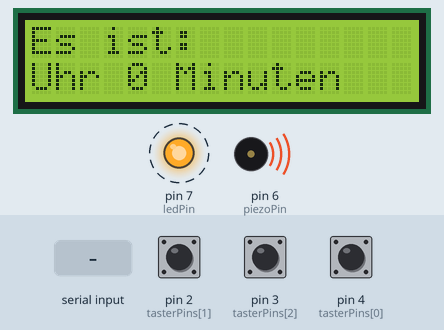
A sketch run on a simulated Arduino Uno, built with avr-gcc and run on an emulated ATmega328P. Shown: 16×2 character LCD, output pins drawn as LEDs (lit = HIGH), buzzer (waves = sounding). Dashed ring = blinking. The inputs (shaded band) are chosen by the test bench; at power-on: pin 4 (tasterPins[0]) HIGH, pin 2 (tasterPins[1]) HIGH, pin 3 (tasterPins[2]) HIGH. What the sketch prints to the serial monitor is not drawn.

Above: at 1.2 s.
1.3 s: pin 4 (tasterPins[0]) pulled LOW for 0.15 s
At 3.4 s:
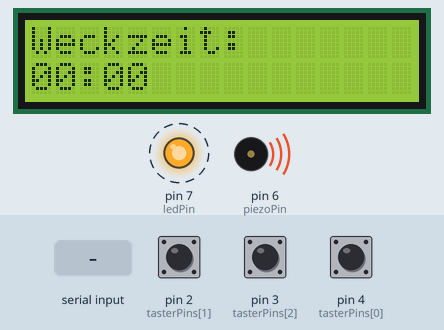
4.4 s: pin 4 (tasterPins[0]) pulled LOW for 1 s
At 5.71 s:
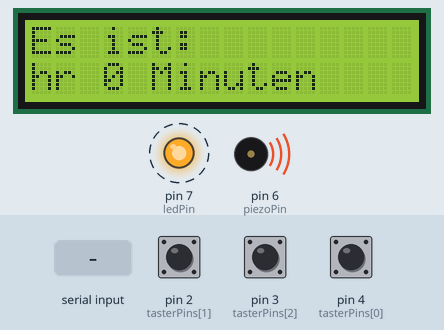
6.0 s: "90:45\n" received over Serial
At 6.27 s:
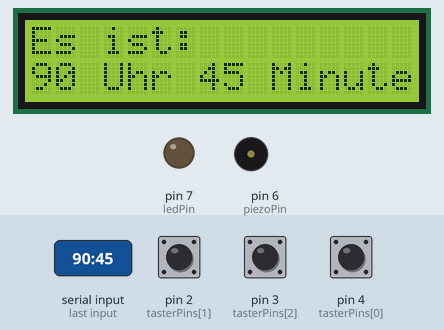
9.0 s: "30:150\n" received over Serial
At 9.27 s:
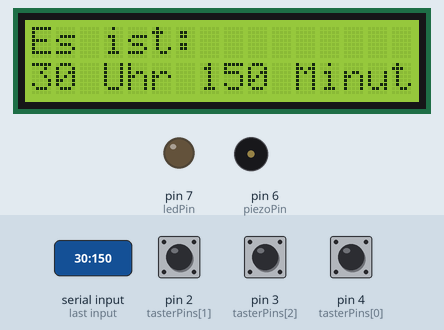
12.0 s: "1:90\n" received over Serial
At 14.3 s:
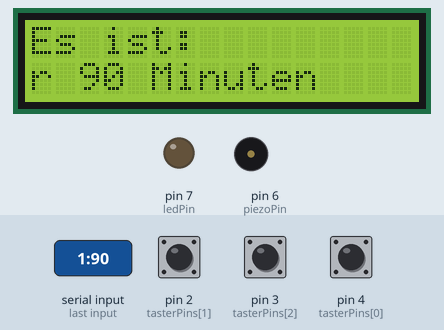
15.0 s: "1:90:45\n" received over Serial
At 15.28 s:
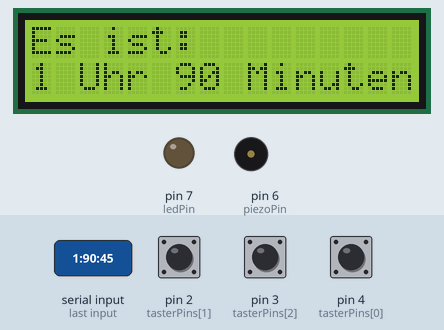
Timing chart, 0 to 18.0 s (numbered marks = the images above; inputs shaded):
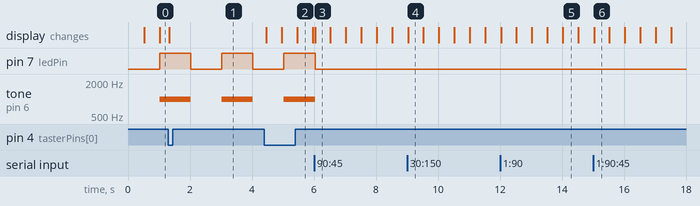

The sketch:

Uhrzeit_mit_Wecker_final.ino
```cpp
#include <Wire.h>
#include <LiquidCrystal_I2C.h>
#include <Bounce2.h>

LiquidCrystal_I2C lcd(0x27, 16, 2);

// Pin-Definitionen für die Taster
const int tasterPins[] = {4, 2, 3}; // Umschalten, Stunden einstellen, Minuten einstellen
Bounce debouncers[3]; // Array für die Bounce-Objekte

bool showingTime = true;  // true = Uhrzeit anzeigen, false = Weckzeit anzeigen

int currentHour = 0;
int currentMinute = 0;
int alarmHour = 0;
int alarmMinute = 0;

unsigned long previousMillis = 0;  // Zur Zeitmessung
unsigned long scrollPreviousMillis = 0;  // Zur Steuerung der Laufschrift
const long scrollInterval = 500;  // Scroll-Intervall in Millisekunden
int scrollPosition = 0;

const int ledPin = 7; // LED-Pin
const int piezoPin = 6; // Piezo-Pin

void setup() {
  Serial.begin(9600);
  lcd.init();
  lcd.backlight();

  // Pin-Modi und Bounce-Initialisierung
  for (int i = 0; i < 3; i++) {
    pinMode(tasterPins[i], INPUT_PULLUP);
    debouncers[i].attach(tasterPins[i]);
    debouncers[i].interval(20);
  }

  pinMode(ledPin, OUTPUT); // LED-Pin als Ausgang festlegen
  pinMode(piezoPin, OUTPUT); // Piezo-Pin als Ausgang festlegen

  lcd.clear();
  displayTime();
  Serial.println("Bitte geben Sie die aktuelle Uhrzeit im Format HH:MM ein:");
}

void loop() {
  checkSerialInput();
  updateTime();
  updateButtons();
  updateScrollText();
  checkAlarm();  // Funktion zum Überprüfen des Alarms aufrufen
}

void checkSerialInput() {
  if (Serial.available() > 0) {
    String input = Serial.readStringUntil('\n');
    int separator = input.indexOf(':');
    if (separator != -1) {
      currentHour = input.substring(0, separator).toInt();
      currentMinute = input.substring(separator + 1).toInt();
      previousMillis = millis();
      scrollPreviousMillis = millis();
      scrollPosition = 0;
      displayTime();
    }
  }
}

void updateTime() {
  unsigned long currentMillis = millis();
  if (currentMillis - previousMillis >= 60000) {  // Eine Minute vergangen
    previousMillis = currentMillis;
    currentMinute++;
    if (currentMinute >= 60) {
      currentMinute = 0;
      currentHour++;
      if (currentHour >= 24) {
        currentHour = 0;
      }
    }
    scrollPosition = 0;  // Zurücksetzen der Scroll-Position
    displayTime();
  }
}

void updateButtons() {
  for (int i = 0; i < 3; i++) {
    debouncers[i].update();
  }

  if (debouncers[0].fell()) {
    showingTime = !showingTime;
    scrollPosition = 0;  // Zurücksetzen der Scroll-Position
    displayTime();
  }

  if (debouncers[1].fell() && !showingTime) {
    alarmHour = (alarmHour + 1) % 24;
    displayTime();
  }

  if (debouncers[2].fell() && !showingTime) {
    alarmMinute = (alarmMinute + 1) % 60;
    displayTime();
  }
}

void updateScrollText() {
  unsigned long currentMillis = millis();
  if (showingTime && currentMillis - scrollPreviousMillis >= scrollInterval) {
    scrollPreviousMillis = currentMillis;
    scrollPosition++;
    displayScrollText();
  }
}

void checkAlarm() {
  if (currentHour == alarmHour && currentMinute == alarmMinute) {
    static unsigned long ledPreviousMillis = 0;
    const long ledInterval = 1000;  // Intervall für das Blinken der LED und Piezo (1 Sekunde)

    unsigned long currentMillis = millis();
    if (currentMillis - ledPreviousMillis >= ledInterval) {
      ledPreviousMillis = currentMillis;
      bool ledState = digitalRead(ledPin);  // Aktuellen Zustand der LED lesen
      digitalWrite(ledPin, !ledState);  // LED umschalten
      if (!ledState) {
        tone(piezoPin, 1000);  // Ton einschalten
      } else {
        noTone(piezoPin);  // Ton ausschalten
      }
    }
  } else {
    digitalWrite(ledPin, LOW);  // LED ausschalten, wenn keine Alarmzeit ist
    noTone(piezoPin);  // Piezo ausschalten, wenn keine Alarmzeit ist
  }
}

void displayScrollText() {
  String timeText = getTimeText(currentHour, currentMinute);
  int textLength = timeText.length();
  int displayWidth = 16;

  String displayText = "";
  for (int i = 0; i < displayWidth; i++) {
    int charIndex = (scrollPosition + i) % textLength;
    displayText += timeText[charIndex];
  }

  lcd.setCursor(0, 1);
  lcd.print(displayText);
}

void displayTime() {
  lcd.clear();
  if (showingTime) {
    lcd.setCursor(0, 0);
    lcd.print("Es ist:");
    displayScrollText();
  } else {
    lcd.setCursor(0, 0);
    lcd.print("Weckzeit:");
    lcd.setCursor(0, 1);
    lcd.print(alarmHour < 10 ? "0" : "");
    lcd.print(alarmHour);
    lcd.print(":");
    lcd.print(alarmMinute < 10 ? "0" : "");
    lcd.print(alarmMinute);
  }
}

String getTimeText(int hour, int minute) {
  String hourText = String(hour) + " Uhr ";
  String minuteText = String(minute) + " Minuten ";
  return hourText + minuteText + "   "; // Ein paar Leerzeichen am Ende für die Laufschrift
}
```

Measured:
- after the input at 1.3 s, the display: changes at once (image 1)
- after the input at 4.4 s, the display: first changes after 0.06 s (image 2 shows a later state)
- after the input at 6.0 s, pin 7 (ledPin): goes on until 6.0 s, then stays LOW; tone on pin 6 (piezoPin): goes on until 6.0 s, then stays silent; the display: changes at once (image 3)
- after the input at 9.0 s, the display: changes at once (image 4)
- after the input at 12.0 s, the display: first changes at once (image 5 shows a later state)
- after the input at 15.0 s, the display: changes at once (image 6)
- what the display in image 2 shows lasts 0.5 s, from 5.5 s to 6.0 s
